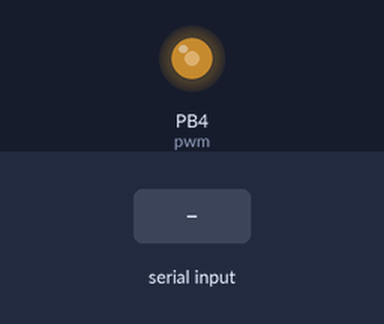
Bench run of a sketch on a simulated ATtiny85, built with avr-gcc and run on an emulated ATtiny85. Shown: output pins drawn as LEDs (lit = HIGH). Inputs (shaded band) come from the test bench.

Above: at 1.2 s.
1.3 s: "+" received over the second serial link
At 1.8 s:
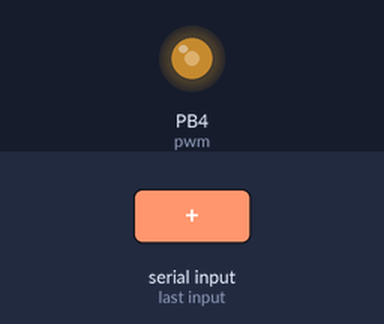
2.8 s: "-" received over the second serial link
At 4.2 s:
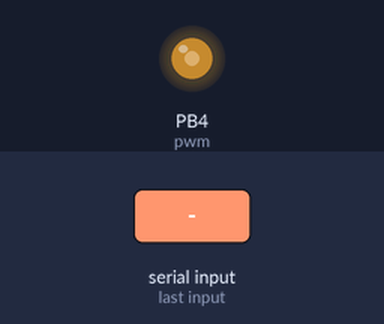
Timing chart, 0 to 5.8 s (numbered marks = the images above; inputs shaded):
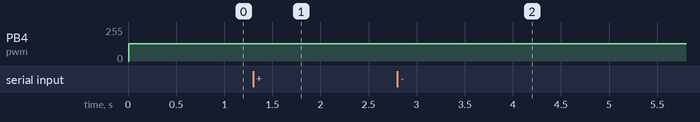

The sketch:

01_pwm.ino
```cpp
#include <SoftwareSerial.h>

const byte rx = 0;
const byte tx = 1;

const byte pwm = 4;


char data;
char pwmSpeed = 128;

SoftwareSerial swSerial(rx, tx);

void setup() {

  pinMode(rx,INPUT);
  pinMode(tx,OUTPUT);


  swSerial.begin(9600);
  swSerial.println("BEGIN");

  analogWrite(pwm, pwmSpeed);

}

void loop() {

  if(swSerial.available() > 0){
    data = swSerial.read();
    switch (data) {
      case '-':
           --pwmSpeed;
           analogWrite(pwm, pwmSpeed);
           swSerial.print("pwm down: ");
           swSerial.println(int(pwmSpeed));
      break;
      case '+':
           ++pwmSpeed;
           analogWrite(pwm, pwmSpeed);
           swSerial.print("pwm up: ");
           swSerial.println(int(pwmSpeed));
      break;

      default:
        swSerial.println("mi no entender");
      break;
    }
    swSerial.println(data);
  }
}
```

Measured:
- after the input at 1.3 s, PB4 (pwm): 128/255 → 129/255 at once
- after the input at 2.8 s, PB4 (pwm): 129/255 → 128/255 at once
